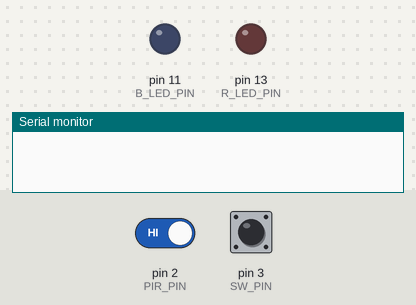
Bench run of a sketch on a simulated Arduino Uno, built with avr-gcc and run on an emulated ATmega328P. Parts: output pins drawn as LEDs (lit = HIGH), the last lines printed to the serial monitor. The test bench sets the inputs (shaded band); at power-on: pin 2 (PIR_PIN) HIGH, pin 3 (SW_PIN) HIGH.

Above: at 1.2 s.
1.3 s: pin 2 (PIR_PIN) driven LOW
At 2.0 s:
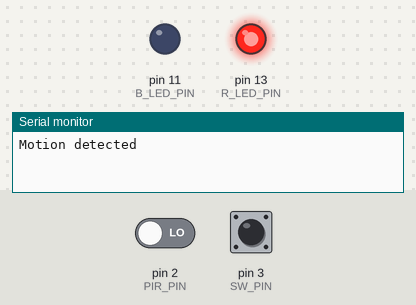
2.8 s: pin 3 (SW_PIN) pulled LOW for 0.15 s
At 2.87 s:
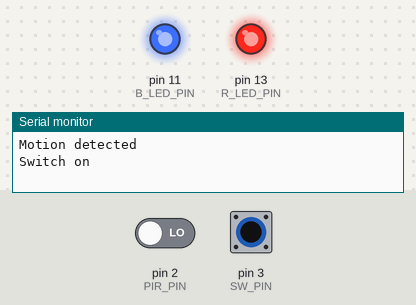
4.4 s: pin 3 (SW_PIN) pulled LOW for 3.2 s
At 8.0 s:
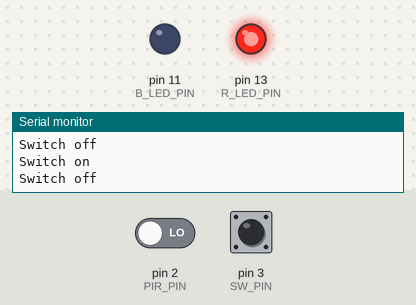
9.1 s: pin 2 (PIR_PIN) driven HIGH
At 10.3 s:
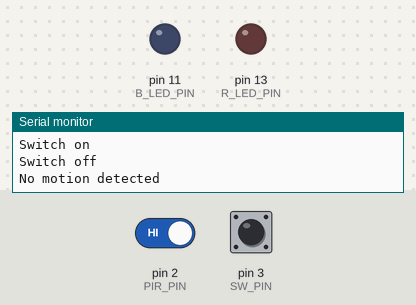
10.6 s: pin 3 (SW_PIN) pulled LOW for 1 s
At 11.4 s:
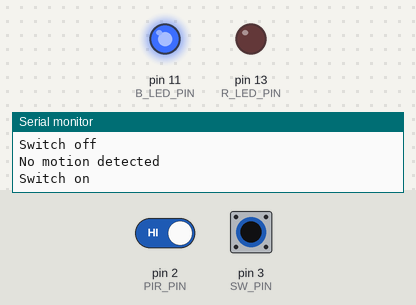
Timing chart, 0 to 13.6 s (numbered marks = the images above; inputs shaded):
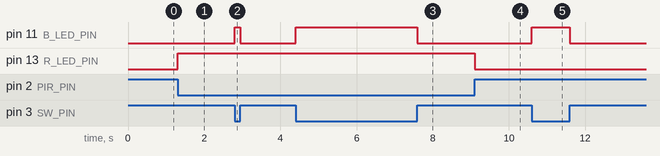

The sketch:

Task3.ino
```cpp
const int R_LED_PIN = 13;
const int B_LED_PIN = 11;
const int PIR_PIN = 2;
const int SW_PIN = 3;

volatile static int motion = LOW;
volatile static int switch_state = LOW;

void setup()
{
  // set the input and output pins
  pinMode(PIR_PIN, INPUT);
  pinMode(SW_PIN, INPUT);
  pinMode(R_LED_PIN, OUTPUT);
  pinMode(B_LED_PIN, OUTPUT);

  // attach interrupt function to the PIR pin
  attachInterrupt(digitalPinToInterrupt(PIR_PIN), pir_interrupt, CHANGE);

  // attach interrupt function to the switch
  attachInterrupt(digitalPinToInterrupt(SW_PIN), sw_interrupt, CHANGE);

  Serial.begin(9600); // set up serial communication
}

void pir_interrupt()
{
  motion = !motion; // switch motion state
  digitalWrite(R_LED_PIN, motion);
  const char* debug_msg = motion ? "Motion detected" : "No motion detected";
  Serial.println(debug_msg);
}

void sw_interrupt()
{
  switch_state =!switch_state;
  digitalWrite(B_LED_PIN, switch_state);
  const char* debug_msg = switch_state ? "Switch on" : "Switch off";
  Serial.println(debug_msg);
}

void loop()
{
}
```

Measured:
- after the input at 1.3 s, pin 13 (R_LED_PIN): LOW → HIGH at once
- after the input at 2.8 s, pin 11 (B_LED_PIN): LOW → HIGH at once, → LOW 0.15 s later
- after the input at 4.4 s, pin 11 (B_LED_PIN): LOW → HIGH at once, → LOW 3.2 s later
- after the input at 9.1 s, pin 13 (R_LED_PIN): HIGH → LOW at once
- after the input at 10.6 s, pin 11 (B_LED_PIN): LOW → HIGH at once, → LOW 1.0 s later
